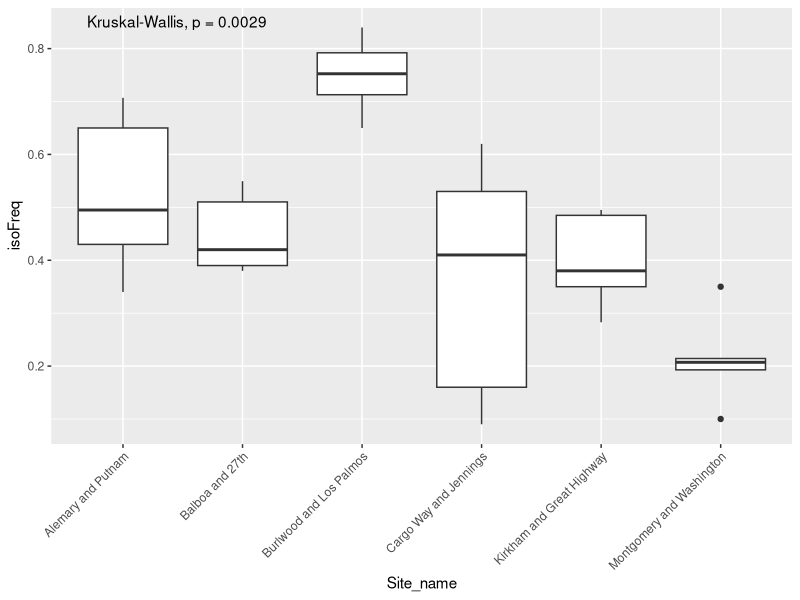
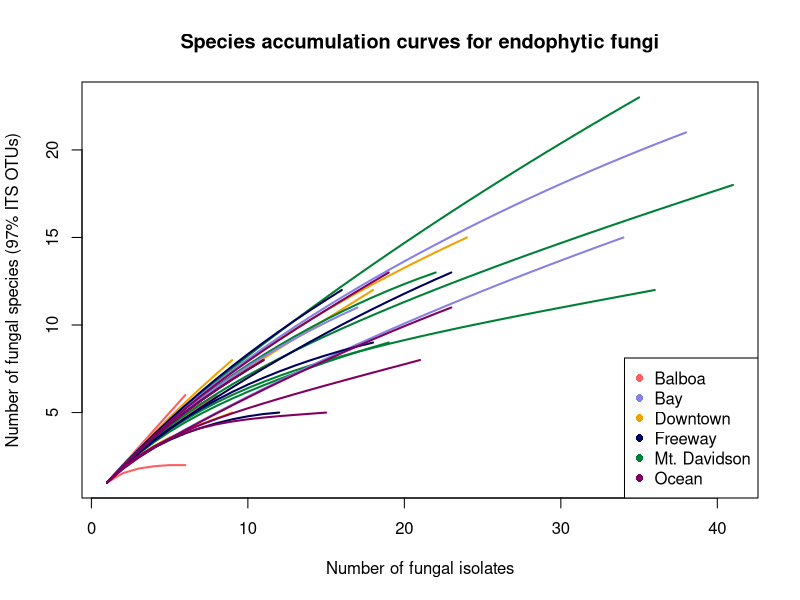
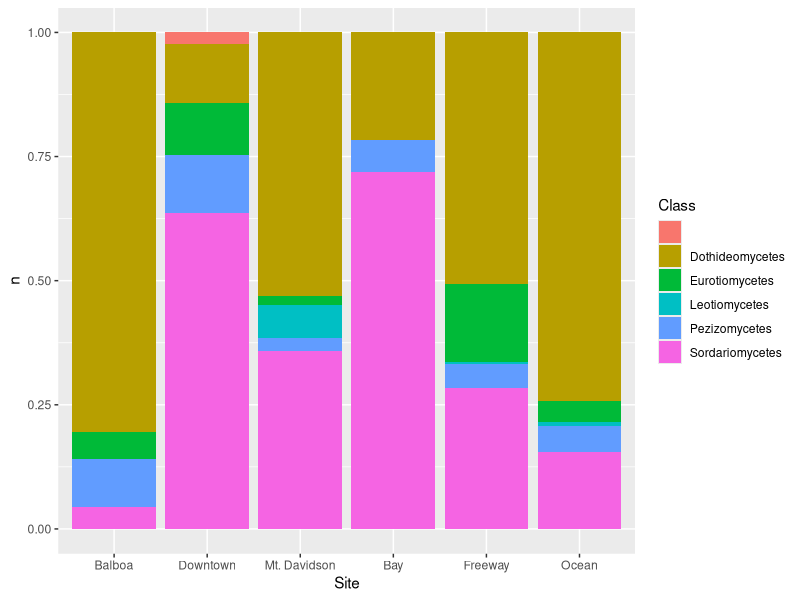
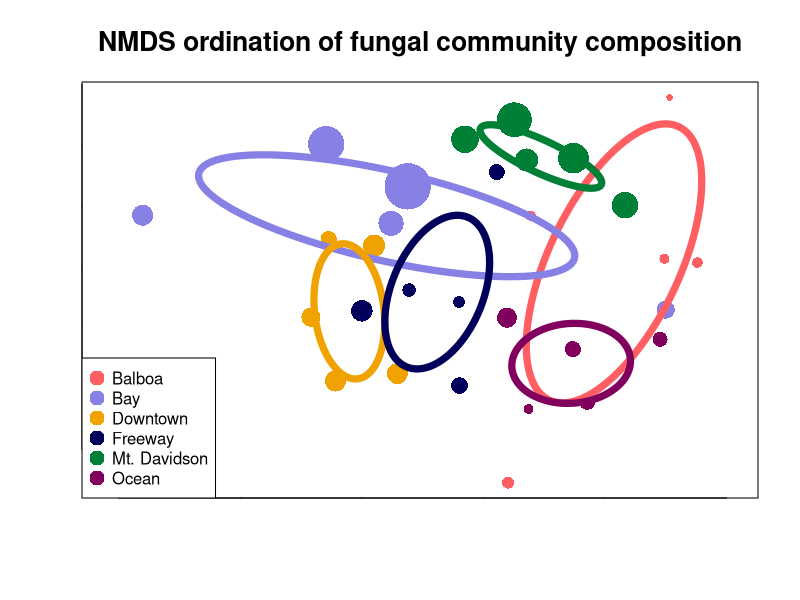

Write the R code that produced these figures, in order.
## ---- chunk 1
knitr::opts_chunk$set(echo = TRUE)
## ---- chunk 2
# load libraries
library("dplyr")
library("tidyr")
library("vegan")
library("ggplot2")
library("tidyverse")
library("ggpubr")
## ---- chunk 3
# load files
otus <- read.table("seq_with_OTU_ID.txt")
groups <- read.table("groupfile.tsv")
trees <- read.csv("metadata/M_excel_tree_metadata_with_isolationfreq.csv",
                  stringsAsFactors = FALSE)
TBAS <- read.csv("metadata/TBAS_taxonomies.csv")
culturing <- read.csv("metadata/culturing_worksheet.csv")
extractions <- read.csv("metadata/Extraction_worksheet.csv")

# count by groups instead of trees
otu_table <- otus %>%
  left_join(groups, by = c("V1" = "V1")) %>%
  group_by(V2.x, V2.y) %>%
  summarize(count = n()) %>%
  spread(V2.x, count, fill = 0)

# get rid of rows with NA
otu_table <- as.data.frame(na.omit(otu_table))

# fix row name problems for vegan
row.names(otu_table) <- otu_table[, 1]
otu_table <- otu_table[, -1]

# drop out USF test sample
otu_table <- otu_table[1:30,]
## ---- chunk 4
trees %>%
 filter(Site_ID != "Parker") %>%
 filter(Date_sampled > "2017-08-25") %>%
 separate(isolation_freq,
          into = c("grew", "total"),
          sep = "/") %>%
 mutate(grew = as.numeric(grew),
        total = as.numeric(total)) %>%
 mutate(isoFreq = grew/total) %>%
 ggplot(aes(x = Site_name,
            y = isoFreq)) +
   geom_boxplot() +
 theme(axis.text.x = element_text(angle = 45,
                                  vjust = 1,
                                  hjust = 1)) +
 stat_compare_means(method = "kruskal")
## ---- chunk 5
#set colors
rare_color = c(rep("#ff5e62", 5),
               rep("#f0a200", 5),
               rep("#007f36", 5),
               rep("#8781e6", 5),
               rep("#00005a", 5),
               rep("#81005e", 5))

#rename sites to be more readable
group_labels <- c(rep("Balboa", 5),
                  rep("Downtown", 5),
                  rep("Mt. Davidson", 5),
                  rep("Bay", 5),
                  rep("Freeway", 5),
                  rep("Ocean", 5))

#draw the species richness curves
rarecurve(otu_table,
          main = "Species accumulation curves for endophytic fungi",
          col = rare_color,
          label = FALSE,
          lwd = 2,
          xlab = "Number of fungal isolates",
          ylab = "Number of fungal species (97% ITS OTUs)")

#add a legend for greater readability
legend("bottomright",
       legend = levels(factor(group_labels)),
       pch = 16,
       col = c(rep("#ff5e62"),
               rep("#8781e6"),
               rep("#f0a200"),
               rep("#00005a"),
               rep("#007f36"),
               rep("#81005e")))

## ---- chunk 6
extraction_with_tree <- read.table("groupfile.tsv",
                                   sep = "\t",
                                   col.names = c("Extraction_ID", "Tree_ID")) %>%
  mutate(site_ID = substr(Tree_ID, 1, 2))

TBAS_names_fixed <- TBAS %>%
  mutate(Extraction_ID = substr(Query_sequence, 1, 8))

TBAS_with_site <- TBAS_names_fixed %>%
  left_join(extraction_with_tree, by = "Extraction_ID") %>%
  na.omit()

write.csv(TBAS_with_site,
          file = "metadata/TBS_with_site.csv",
          row.names = FALSE)

TBAS_with_site %>% 
  group_by(site_ID, Class.level_assignment) %>%
  tally() %>%
  ggplot(aes(x = site_ID,
             y = n,
             fill = Class.level_assignment)) +
  geom_col(position = position_fill()) +
  scale_fill_discrete(name = "Class") +
    scale_x_discrete(labels = c("Balboa",
                                     "Downtown",
                                     "Mt. Davidson",
                                     "Bay",
                                     "Freeway",
                                     "Ocean")) +
  xlab("Site")

## ---- chunk 7
ord_obj <- metaMDS(otu_table)

# fix row names to be more readable
row.names(otu_table) <- c(paste("Balboa - Tree", 1:5),
                         paste("Downtown - Tree", 1:5),
                         paste("Mt. Davidson - Tree", 1:5),
                         paste("Bay - Tree", 1:5),
                         paste("Freeway - Tree", 1:5),
                         paste("Ocean - Tree", 1:5))

trees_aug <- subset(trees, as.POSIXct(trees$Date_sampled) > as.POSIXct("2017-08-01"))

plot(ord_obj,
     display = "sites",
     type = "n",
     main = "NMDS ordination of fungal community composition",
     cex.main = 1.6,
     xlab = "",
     ylab = "",
     tck = 0,
     labels = FALSE)

points(ord_obj,
       display = "sites",
       col = c(rep("#ff5e62", 5),
               rep("#f0a200", 5),
               rep("#007f36", 5),
               rep("#8781e6", 5),
               rep("#00005a", 5),
               rep("#81005e", 5)),
       cex = trees_aug$DBH_cm/10,
       pch = 16)

legend("bottomleft",
       legend = levels(factor(group_labels)),
       pch = 16,
       cex = 1,
       pt.cex = 2,
       col = c(rep("#ff5e62"),
               rep("#8781e6"),
               rep("#f0a200"),
               rep("#00005a"),
               rep("#007f36"),
               rep("#81005e")))

ordiellipse(ord_obj,
            groups =group_labels,
            label = FALSE,
            col = c(rep("#ff5e62"),
                    rep("#8781e6"),
                    rep("#f0a200"),
                    rep("#00005a"),
                    rep("#007f36"),
                    rep("#81005e")),
            lwd = 7)
